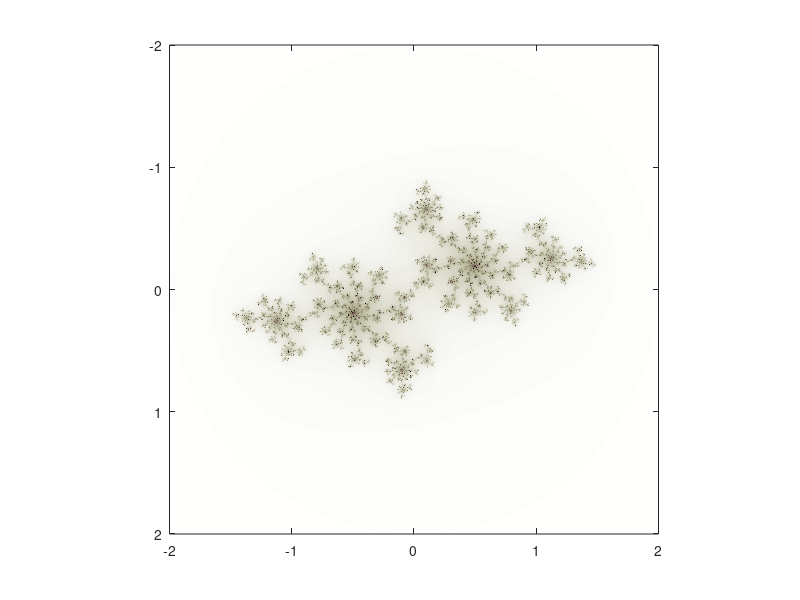

Write MATLAB code to recreate this figure. (Note: this script raises an error after producing the figure.)
function juliaset3
% Julia set fractal

% ouput image resolution, WIDTHxHEIGHT
WIDTH = 1000; %number of points in x axis
HEIGHT = 1000; %number of points in y axis

% fractal x y range
Y_MIN = -2;
Y_MAX = 2;
X_MIN = -2;
X_MAX = 2;

% Generate linearly spaced points from X_MIN to X_MAX
x = linspace(X_MIN, X_MAX, WIDTH);
% Generate linearly spaced points from Y_MIN to Y_MAX
y = linspace(Y_MIN, Y_MAX, HEIGHT);

% Create a linear 2d grid
% X is 2d a array, column value are varying and row values are constant
% Y is 2d a array, row value are varying and column values are constant
[X Y] = meshgrid(x, y);

% Allocate space for output
zval = zeros(HEIGHT, WIDTH);
xn =  0;
yn =  0;
xnew = 0;
ynew = 0;
nPoints = WIDTH * HEIGHT;

juliaData = getJuliaSetData;
[nRow, nColumn] = size(juliaData);
% get user input from command window
choice = getUserInput(['Enter a choice from 1 to ' num2str(nColumn) ...
    '\n'] , 1, nColumn);

MAX_ITERATION = juliaData(choice).iterate;
a = real(juliaData(choice).const);
b = imag(juliaData(choice).const);
cmapFunc = juliaData(choice).cmapFunc;

h_msg = msgbox(' Please Wait ',' ');

tic %timer on
for n = 1:nPoints
    k = 1;
    xn = X(n);
    yn = Y(n);
    while (k < MAX_ITERATION) && ((xn*xn + yn*yn) < 4)
        xnew = xn*xn-yn*yn + a;
        ynew = 2*xn*yn + b;
        xn = xnew;
        yn = ynew;
        k = k+1;
    end
    zval(n) = k;
end
toc  %timer off

close(h_msg);
cmap = cmapFunc(MAX_ITERATION);
colormap(cmap);
imagesc(x,y,zval);
axis square
imwrite(zval,cmap,['julia' num2str(choice) '.png']...
    ,'png','Source',num2str(a+i*b));
end

function choice = getUserInput(promptStr, minNum, maxNum)
% return the user input and check the range of input
choice = input(promptStr);
if isempty(choice) || ~isnumeric(choice)
    error('enter a number');
elseif (choice < minNum) || (choice > maxNum)
    error(['enter a number between 1 to ' num2str(maxNum)]);
elseif isfloat(choice)
    %if choice is floating point value then truncate the fractional part
    choice = choice - mod(choice,1);
end
end

function juliaSetData = getJuliaSetData
% function returns structure array of constant value, iterations and
% colormap

juliaSetData(1).const = -0.7500-0.3500i;
juliaSetData(1).iterate = 100;
juliaSetData(1).cmapFunc = @(n)(1-gray(n));

juliaSetData(2).const = -0.4000+0.6000i;
juliaSetData(2).iterate = 160;
juliaSetData(2).cmapFunc = @(n)(1-gray(n));

juliaSetData(3).const = +0.2850+0.0100i;
juliaSetData(3).iterate = 128;
juliaSetData(3).cmapFunc = @(n)(1-gray(n));

juliaSetData(4).const = +0.4500+0.1428i;
juliaSetData(4).iterate = 75;
juliaSetData(4).cmapFunc = @(n)(1-gray(n));

juliaSetData(5).const = -0.7017+0.3842i;
juliaSetData(5).iterate = 128;
juliaSetData(5).cmapFunc = @(n)(1-bone(n));

juliaSetData(6).const = -0.8350-0.2321i;
juliaSetData(6).iterate = 64;
juliaSetData(6).cmapFunc = @(n)(1-hot(n));

juliaSetData(7).const = -0.8000+0.1560i;
juliaSetData(7).iterate = 150;
juliaSetData(7).cmapFunc = @(n)(fliplr(1-hot(n)));

juliaSetData(8).const = -0.2365-0.6721i;
juliaSetData(8).iterate = 128;
juliaSetData(8).cmapFunc = @(n)(1-gray(n));

juliaSetData(9).const = +0.2311+0.6068i;
juliaSetData(9).iterate = 50;
juliaSetData(9).cmapFunc = @(n)(1-hot(n));

juliaSetData(10).const = -0.7322-0.2628i;
juliaSetData(10).iterate = 128;
juliaSetData(10).cmapFunc = @(n)(1-bone(n));

juliaSetData(11).const = -0.79543+0.17308i;
juliaSetData(11).iterate = 128;
juliaSetData(11).cmapFunc = @(n)(1-bone(n));

juliaSetData(12).const = -0.51251+0.52129i;
juliaSetData(12).iterate = 200;
juliaSetData(12).cmapFunc = @(n)(bone(n));

juliaSetData(13).const = -0.81000-0.17950i;
juliaSetData(13).iterate = 128;
juliaSetData(13).cmapFunc = @(n)(bone(n));

juliaSetData(14).const = 0.36237+0.32i;
juliaSetData(14).iterate = 200;
juliaSetData(14).cmapFunc = @(n)(1-fliplr(hot(n)));

juliaSetData(15).const = -0.4959345-0.52287731i;
juliaSetData(15).iterate = 256;
juliaSetData(15).cmapFunc = @(n)(1-(bone(n)));

juliaSetData(16).const = -0.4942345+0.52287731i;
juliaSetData(16).iterate = 256;
juliaSetData(16).cmapFunc = @(n)(1-fliplr(hot(n)));

juliaSetData(17).const = -0.11+0.6556999999999999i;
juliaSetData(17).iterate = 256;
juliaSetData(17).cmapFunc = @(n)(flipud(bone(n)));

juliaSetData(18).const = -0.7708-0.1363i;
juliaSetData(18).iterate = 128;
juliaSetData(18).cmapFunc = @(n)(flipud(bone(n)));

juliaSetData(19).const = -0.3420+0.6349i;
juliaSetData(19).iterate = 90;
juliaSetData(19).cmapFunc = @(n)(1-(hot(n)));

juliaSetData(20).const = -0.0284-0.7145i;
juliaSetData(20).iterate = 128;
juliaSetData(20).cmapFunc = @(n)(flipud(bone(n)));

juliaSetData(21).const = 0.28685134248957+0.48848536810956i;
juliaSetData(21).iterate = 100;
juliaSetData(21).cmapFunc = @(n)(1-fliplr(hot(n)));

juliaSetData(22).const = 0.37568367799540-0.30544619694366i;
juliaSetData(22).iterate = 128;
juliaSetData(22).cmapFunc = @(n)(1-gray(n));

juliaSetData(23).const = -0.03802150108227+0.68253188890436i;
juliaSetData(23).iterate = 115;
juliaSetData(23).cmapFunc = @(n)(flipud(bone(n)));

juliaSetData(24).const = 0.23712524838792+0.51713719804576i;
juliaSetData(24).iterate = 200;
juliaSetData(24).cmapFunc = @(n)(flipud(bone(n)));
end
